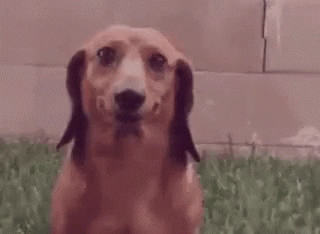
#> input picture images/dog-0.png, 320 x 234 px
$ python -i asciigenerator.py   (imports and definitions only)
#> lines starting #> are read from the running program, lines starting #| are printed output that depends on the picture
from PIL import Image
import os

# source: https://pythoncircle.com/post/674/python-script-13-generating-ascii-code-from-image/

def convert_to_ascii(image_path):

    # pass the image as command line argument
#> called with image_path = 'images/dog-0.png'
    img = Image.open(image_path)
#> img is the input picture: PIL image 320x234 RGBA; mean R, G, B, A 129.8, 97.5, 97.2, 255

    # resize the image
    width, height = img.size
#> width = 320; height = 234
    aspect_ratio = height/width
#> aspect_ratio = 0.731
    new_width = 120
    new_height = aspect_ratio * new_width * 0.55
#> new_height = 48.26
    img = img.resize((new_width, int(new_height)))
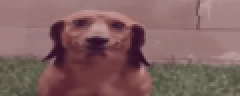
#> img: PIL image 120x48 RGBA (shown 2 times larger); mean R, G, B, A 129.8, 97.5, 97.2, 255
    # new size of image
    # print(img.size)

    # convert image to greyscale format
    img = img.convert('L')
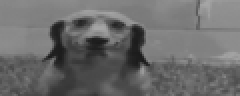
#> img: PIL image 120x48 L (shown 2 times larger); min 26, max 166, mean 107.1

    pixels = img.getdata()

    # replace each pixel with a character from array
    chars = ["B","S","#","&","@","$","%","*","!",":","."]
    new_pixels = [chars[pixel//25] for pixel in pixels]
#> new_pixels = 5760 items, first 6: '$', '$', '$', '$', '$', '$'
    new_pixels = ''.join(new_pixels)

    # split string of chars into multiple strings of length equal to new width and create a list
    new_pixels_count = len(new_pixels)
#> new_pixels_count = 5760
    ascii_image = [new_pixels[index:index + new_width] for index in range(0, new_pixels_count, new_width)]
#> ascii_image = 48 items
    ascii_image = "\n".join(ascii_image)

    # write to a text file.
    with open("./ascii/" + (''.join(os.path.basename(image_path).split('.')[:-1])) + ".txt", "w") as f:
        f.write(ascii_image)

>>> result = convert_to_ascii('images/dog-0.png')

$ run again, on images/dog-1.png
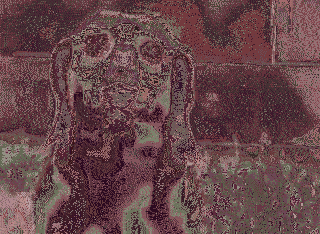
#> input picture images/dog-1.png, 320 x 234 px
#> in convert_to_ascii, img is the input picture: PIL image 320x234 RGBA; mean R, G, B, A 102.5, 70.1, 73.5, 255
#> in convert_to_ascii, `img = img.resize((new_width, int(new_height)))`:
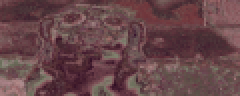
#> img: PIL image 120x48 RGBA (shown 2 times larger); mean R, G, B, A 102.5, 70.1, 73.5, 255
#> in convert_to_ascii, `img = img.convert('L')`:
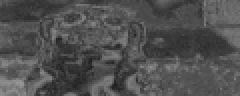
#> img: PIL image 120x48 L (shown 2 times larger); min 27, max 149, mean 80.1
#> new_pixels = 5760 items, first 6: '&', '&', '&', '&', '&', '&'
#> new_pixels_count = 5760
#> ascii_image = 48 items

$ run again, on images/dog-10.png
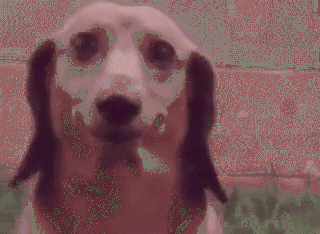
#> input picture images/dog-10.png, 320 x 234 px
#> in convert_to_ascii, img is the input picture: PIL image 320x234 RGBA; mean R, G, B, A 121.7, 85.3, 87.5, 255
#> in convert_to_ascii, `img = img.resize((new_width, int(new_height)))`:
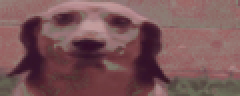
#> img: PIL image 120x48 RGBA (shown 2 times larger); mean R, G, B, A 121.7, 85.3, 87.5, 255
#> in convert_to_ascii, `img = img.convert('L')`:
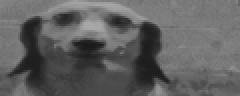
#> img: PIL image 120x48 L (shown 2 times larger); min 26, max 168, mean 96.4
#> new_pixels = 5760 items, first 6: '$', '$', '$', '$', '$', '$'
#> new_pixels_count = 5760
#> ascii_image = 48 items

$ run again, on images/dog-11.png
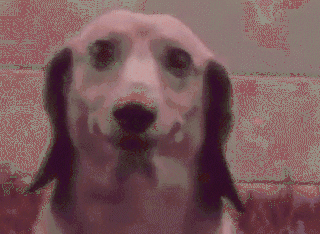
#> input picture images/dog-11.png, 320 x 234 px
#> in convert_to_ascii, img is the input picture: PIL image 320x234 RGBA; mean R, G, B, A 119.1, 87, 88.9, 255
#> in convert_to_ascii, `img = img.resize((new_width, int(new_height)))`:
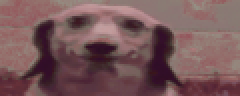
#> img: PIL image 120x48 RGBA (shown 2 times larger); mean R, G, B, A 119.1, 87, 88.9, 255
#> in convert_to_ascii, `img = img.convert('L')`:
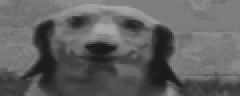
#> img: PIL image 120x48 L (shown 2 times larger); min 25, max 169, mean 96.8
#> new_pixels = 5760 items, first 6: '$', '$', '$', '$', '$', '@'
#> new_pixels_count = 5760
#> ascii_image = 48 items
